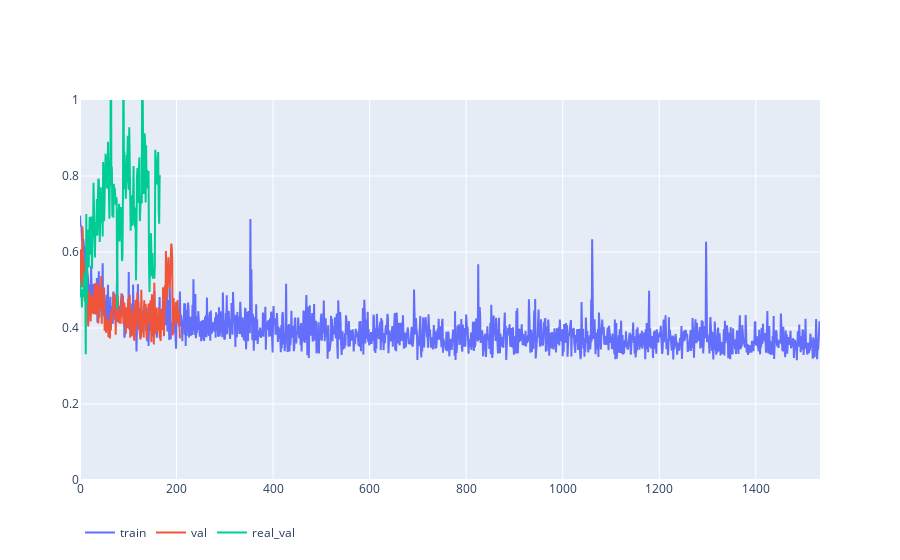

The notebook cell saved with this chart:
### Code cell
get_metric_figure( data )

### Figure 1 — Plotly figure (JSON) as saved in the notebook; plotly's stock layout.template omitted (floating-point values rounded to 4 significant figures; data arrays with more than 128 entries replaced by an {"elided": "..."} marker saying what was removed)
{"data": [{"mode": "lines", "name": "train", "type": "scatter", "x": {"elided": "1534 int values"}, "y": {"elided": "1534 float values"}}, {"mode": "lines", "name": "val", "type": "scatter", "x": {"elided": "208 int values"}, "y": {"elided": "208 float values"}}, {"mode": "lines", "name": "real_val", "type": "scatter", "x": {"elided": "167 int values"}, "y": {"elided": "167 float values"}}], "layout": {"autosize": true, "legend": {"orientation": "h"}, "xaxis": {"autorange": true, "range": [0, 1533], "type": "linear"}, "yaxis": {"range": [0, 1], "type": "linear"}}}
